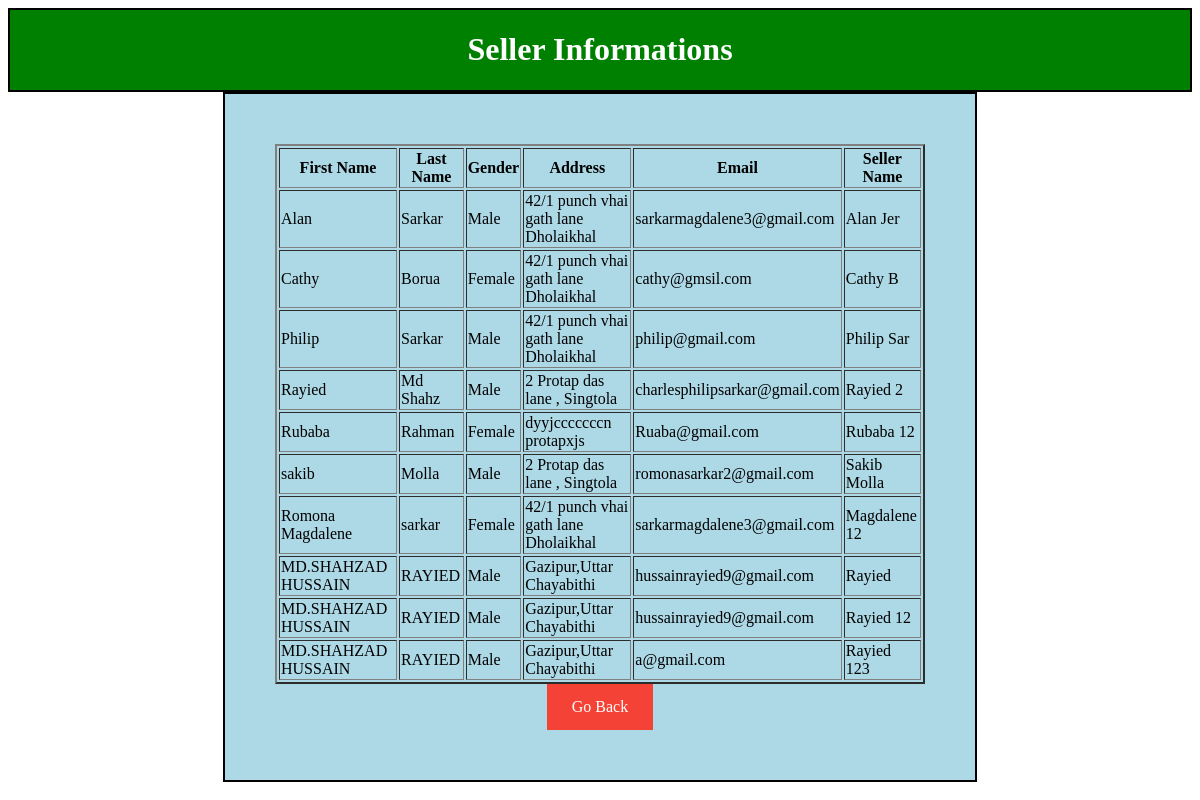
Page /Admin_View/Aboutseller.php on the committed database.
### tables this page shows
CREATE TABLE `seller_reg` (
  `Seller_fname` varchar(100) NOT NULL,
  `Seller_lname` varchar(100) NOT NULL,
  `Gender` varchar(100) NOT NULL,
  `address` varchar(100) NOT NULL,
  `email` varchar(100) NOT NULL,
  `picture` varchar(100) NOT NULL,
  `Seller_name` varchar(100) NOT NULL,
  `Seller_password` varchar(100) NOT NULL,
  `Seller_Conpassword` varchar(100) NOT NULL
);

### Admin_View/Aboutseller.php (the view, shortened to what this page needs)
<html>
    <head>
        <link rel="stylesheet" href="../Admin_CSS/seller.css">
    </head>
    <body>
        <div class="header">
    <h1>Seller Informations</h1>
</div>
        <form action="" method="POST">
   <table border="2">
    <tr>
        <th>First Name</th>
        <th>Last Name</th>
        <th>Gender</th>
        <th>Address</th>
        <th>Email</th>
        <th>Seller Name</th>
    </tr>
    <?php
       $servername="localhost";
       $username="root";
       $password="";
       $dbname="web_project";
       $tablename="seller_reg";
$conn=new mysqli($servername,$username,$password,$dbname);
$sql="SELECT Seller_fname,Seller_lname,Gender,address,email,Seller_name FROM $tablename ";
$result=$conn->query($sql);
if($result->num_rows>0){
    while($row=$result->fetch_assoc()){
      echo "<tr><td>".$row["Seller_fname"]."
      </td><td>".$row["Seller_lname"]."
      </td><td>".$row["Gender"]."
      </td><td>".$row["address"]."
      </td><td>".$row["email"]."
      </td><td>".$row["Seller_name"]."</td></tr>";
    }
    echo "</table>";
}
else{
    echo "No record founds";
}
    ?>
   <a href="../Admin_View/Admin_Homepage.php">Go Back</a>
    </body>
</html>

### Admin_CSS/seller.css (style rules this page uses)
.header { border: 2px solid black; background-color: green; color: white; text-align: center; }
form { border: 2px solid black; background-color: lightblue; color: white; text-align: center; width: 650px; margin: auto; padding: 50px; }
body { background-image: url("https://images.unsplash.com/photo-1571867424488-4565932edb41?ixlib=rb-1.2.1&ixid=MnwxMjA3fDB8MHxwaG90by1wYWdlfHx8fGVufDB8fHx8&auto=format&fit=crop&w=387&q=80"); }
a:link, a:visited { background-color: #f44336; color: white; padding: 14px 25px; text-align: center; text-decoration: none; display: inline-block; }

### rows in the picture
seller_reg: Seller_fname "Alan", Seller_lname "Sarkar", Gender "Male", address "42/1 punch vhai gath lane Dholaikhal", email "sarkarmagdalene3@gmail.com", Seller_name "Alan Jer"
seller_reg: Seller_fname "Cathy", Seller_lname "Borua", Gender "Female", address "42/1 punch vhai gath lane Dholaikhal", email "cathy@gmsil.com", Seller_name "Cathy B"
seller_reg: Seller_fname "Philip", Seller_lname "Sarkar", Gender "Male", address "42/1 punch vhai gath lane Dholaikhal", email "philip@gmail.com", Seller_name "Philip Sar"
seller_reg: Seller_fname "Rayied", Seller_lname "Md Shahz", Gender "Male", address "2 Protap das lane , Singtola", email "charlesphilipsarkar@gmail.com", Seller_name "Rayied 2"
seller_reg: Seller_fname "Rubaba", Seller_lname "Rahman", Gender "Female", address "dyyjcccccccn protapxjs", email "Ruaba@gmail.com", Seller_name "Rubaba 12"
seller_reg: Seller_fname "sakib", Seller_lname "Molla", Gender "Male", address "2 Protap das lane , Singtola", email "romonasarkar2@gmail.com", Seller_name "Sakib Molla"
seller_reg: Seller_fname "Romona Magdalene", Seller_lname "sarkar", Gender "Female", address "42/1 punch vhai gath lane Dholaikhal", email "sarkarmagdalene3@gmail.com", Seller_name "Magdalene 12"
seller_reg: Seller_fname "MD.SHAHZAD HUSSAIN", Seller_lname "RAYIED", Gender "Male", address "Gazipur,Uttar Chayabithi", email "hussainrayied9@gmail.com", Seller_name "Rayied"
seller_reg: Seller_fname "MD.SHAHZAD HUSSAIN", Seller_lname "RAYIED", Gender "Male", address "Gazipur,Uttar Chayabithi", email "hussainrayied9@gmail.com", Seller_name "Rayied 12"
seller_reg: Seller_fname "MD.SHAHZAD HUSSAIN", Seller_lname "RAYIED", Gender "Male", address "Gazipur,Uttar Chayabithi", email "a@gmail.com", Seller_name "Rayied 123"
